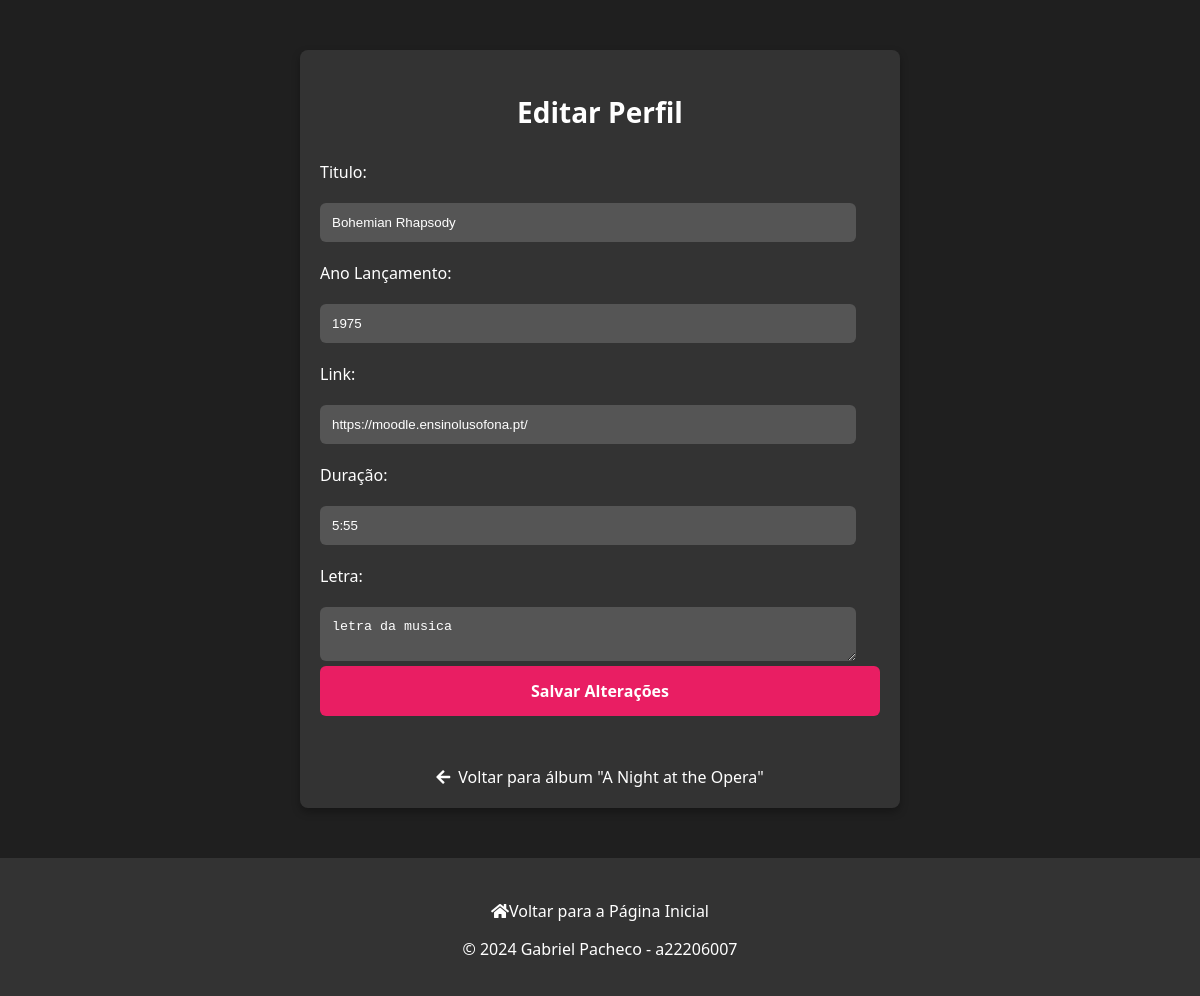
/bandas/musica_editar/2/ (signed in), run on the app's committed database.
### bandas/models.py (models this page shows, shortened)
class Musica(models.Model):
    titulo = models.CharField(max_length = 100)
    ano_lancamento = models.IntegerField()
    link = models.URLField(max_length = 200)
    duracao = models.CharField(max_length = 100, default = '00:00')
    letra = models.TextField(default = 'letra não disponível')
    album = models.ForeignKey(Album, on_delete = models.CASCADE, related_name = 'album_musica')

class Album(models.Model):
    titulo = models.CharField(max_length = 100)
    ano_lancamento = models.IntegerField()
    capa = models.ImageField()
    banda = models.ForeignKey(Banda, on_delete = models.CASCADE, related_name = 'banda_album')

### bandas/views.py (the view, shortened to what this page needs)
# urls.py: path('musica_editar/<str:musica_id>/', views.musica_editar_view, name='musica_editar'),
@login_required
def musica_editar_view(request, musica_id):
    musica = get_object_or_404(Musica, pk=musica_id)
    return render(request, 'bandas/musica_editar.html', {'musica': musica})

### bandas/templates/bandas/musica_editar.html (shortened to what this page needs)
<!DOCTYPE html>
<html lang="pt">
<head>
    <link rel="stylesheet" href="https://cdnjs.cloudflare.com/ajax/libs/font-awesome/5.15.4/css/all.min.css">
</head>
<body>
<div class="container">
    <h2>Editar Perfil</h2>
    <form method="POST" >
        <label for="id_titulo">Titulo:</label>
        <input type="text" id="id_titulo" name="titulo" value="{{ musica.titulo }}" required>
        <label for="id_ano_lancamento">Ano Lançamento:</label>
        <input type="text" id="id_ano_lancamento" name="ano_lancamento" value="{{ musica.ano_lancamento }}" required>
        <label for="id_link">Link:</label>
        <input type="text" id="id_link" name="link" value="{{ musica.link }}" required>
        <label for="id_duracao">Duração:</label>
        <input type="text" id="id_duracao" name="duracao" value="{{ musica.duracao }}" required>
        <label for="id_letra">Letra:</label>
        <textarea id="id_letra" name="letra" required>{{ musica.letra }}</textarea>
        <input type="submit" value="Salvar Alterações" class="button">
    </form>
    <a class="back-link" href="{% url 'bandas:3-album' musica.album.titulo %}"><i class="fas fa-arrow-left" style="margin-right: 8px;"></i> Voltar para álbum "{{ musica.album.titulo }}"</a>
</div>
<footer>
    <a class="back-link" href="{% url 'bandas:layout' %}"><i class="fas fa-home"></i> Voltar para a Página Inicial</a>
    <p>&copy; 2024 Gabriel Pacheco - a22206007</p>
</footer>
</body>
</html>

### bandas/templates/bandas/musica_editar.html (style rules this page uses)
body { background-color: #1f1f1f; font-family: 'Segoe UI', Tahoma, Geneva, Verdana, sans-serif; color: #ffffff; margin: 0; padding: 0; }
.container { width: 100%; max-width: 600px; margin: 50px auto; border-radius: 8px; background-color: #333333; padding: 20px; box-shadow: 0 4px 8px rgba(0, 0, 0, 0.3); text-align: center; overflow-y: auto; box-sizing: border-box; min-height: 80vh; }
footer { width: 100%; padding: 20px 0; background-color: #333333; color: #ffffff; border-top: 2px solid #333333; text-align: center; box-sizing: border-box; }
footer a { color: #ffffff; text-decoration: none; transition: color 0.3s ease; margin-top: 12px; }
h2 { font-size: 28px; margin-bottom: 30px; }
form { text-align: left; margin-bottom: 20px; }
label, input { display: block; width: 100%; margin-bottom: 20px; }
input[type="text"], input[type="email"], input[type="password"], textarea { padding: 12px; border-radius: 6px; border: none; background-color: #555555; color: #ffffff; box-sizing: border-box; outline: none; width: calc(100% - 24px); }
.button, input[type="submit"] { display: inline-block; width: 100%; background-color: #e91e63; color: #ffffff; text-decoration: none; border-radius: 6px; padding: 14px 0; margin-bottom: 10px; transition: background-color 0.3s ease; box-sizing: border-box; font-weight: bold; cursor: pointer; border: none; font-family: 'Segoe UI', Tahoma, Geneva, Verdana, sans-serif; font-size: 16px; text-align: center; }
.back-link { color: #ffffff; text-decoration: none; display: inline-flex; align-items: center; justify-content: center; transition: color 0.3s ease; margin-top: 20px; }

### data on the page
Musica: titulo "Bohemian Rhapsody", ano_lancamento "1975", link "https://moodle.ensinolusofona.pt/", duracao "5:55", letra "letra da musica", album.titulo "A Night at the Opera"
